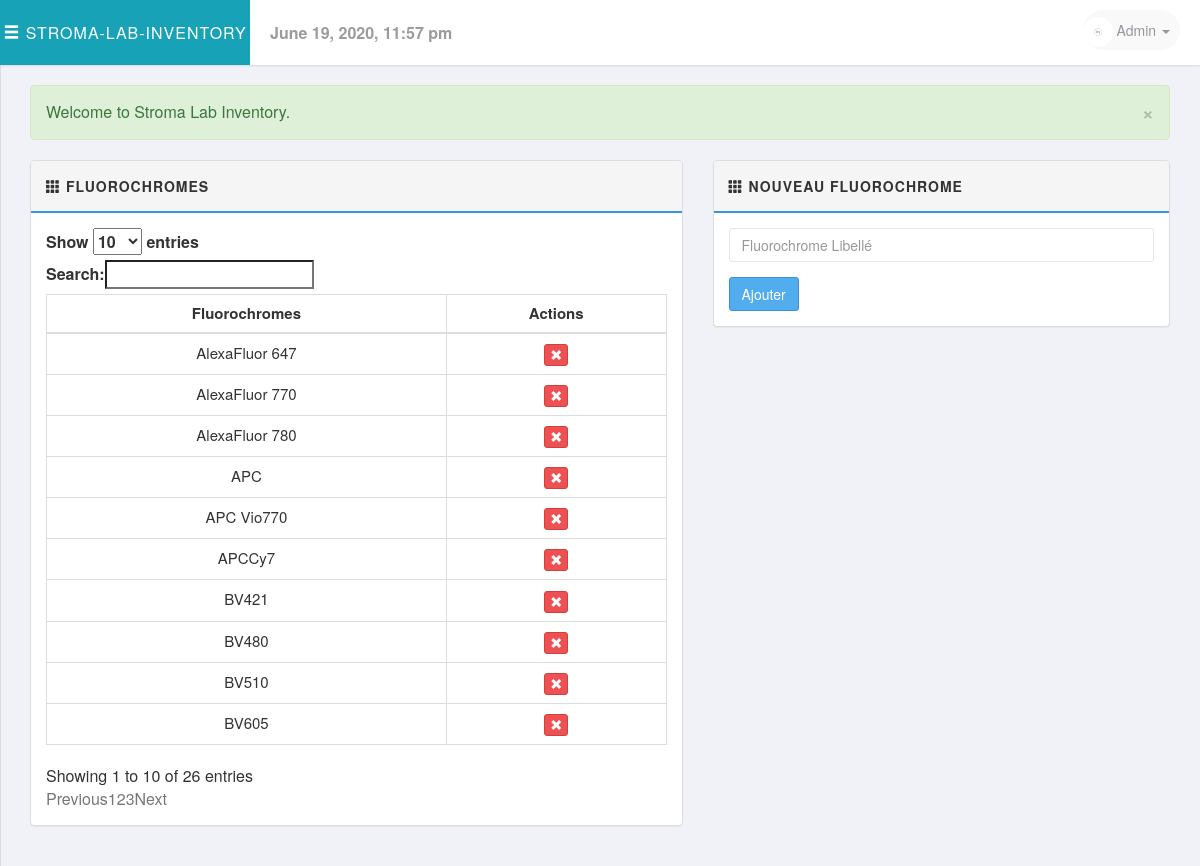
/php/fluorochromes.php (signed in), run on the app's committed database.
### tables this page shows
CREATE TABLE `fluorochromes`
(
    `IdentifiantFluo` int(11)      NOT NULL,
    `LibelleFluo`     varchar(255) NOT NULL
);

### includes/session.php (called while the page is built, shortened)
<?php
class Session
{
    public $msg;
    public function msg($type = '', $msg = '')
    {
        if (!empty($msg)) {
            if (strlen(trim($type)) == 1) {
                $type = str_replace(array('d', 'i', 'w', 's'), array('danger', 'info', 'warning', 'success'), $type);
            }
            $_SESSION['msg'][$type] = $msg;
        } else {
            return $this->msg;
        }
    }
    private function flash_msg()
    {
        if (isset($_SESSION['msg'])) {
            $this->msg = $_SESSION['msg'];
        } else {
            $this->msg;
        }
    }
}
$session = new Session();
$msg = $session->msg();
?>

### includes/sql.php (called while the page is built, shortened)
<?php
require_once('load.php');
function find_by_sql($sql)
{
    global $db;
    $result = $db->query($sql);
    $result_set = $db->while_loop($result);
    return $result_set;
}
function find_all_fluorochromes()
{
    $sql = "SELECT * FROM Fluorochromes";
    $result = find_by_sql($sql);
    return $result;
}
?>

### includes/database.php (called while the page is built, shortened)
<?php
class Mysqli_DB
{
    private $conn;
    public $query_id;
    public function db_connect()
    {
        $this->conn = mysqli_connect(DB_HOST, DB_USER, DB_PASS);
        if (!$this->conn) {
            die(" Database connection failed:" . mysqli_connect_error());
        } else {
            $select_db = $this->conn->select_db(DB_NAME);
        }
    }
    public function query($sql)
    {
        if (trim($sql != "")) {
            $this->query_id = $this->conn->query($sql);
        }
        return $this->query_id;
    }
    public function fetch_array($statement)
    {
        return mysqli_fetch_array($statement);
    }
    public function while_loop($loop)
    {
        $results = array();
        while ($result = $this->fetch_array($loop)) {
            $results[] = $result;
        }
        return $results;
    }
}
$db = new Mysqli_DB();
?>

### php/fluorochromes.php (the view, shortened to what this page needs)
<?php ob_start();
require_once('../includes/load.php');
$all_Fluorochromes = find_all_fluorochromes();
?>
<?php include_once('../layouts/header.php'); ?>
    <div class="row">
        <div class="col-md-12">
            <?php echo display_msg($msg); ?>
        </div>
    </div>
    <div class="row">
        <div class="col-md-7">
            <div class="panel panel-default">
                <div class="panel-heading">
                    <strong>
                        <span class="glyphicon glyphicon-th"></span>
                        <span>Fluorochromes</span>
                    </strong>
                </div>
                <div class="panel-body">
                    <table class="table table-bordered table-hover" id="JS-data-table-fluorochromes">
                        <thead>
                        <tr>
                            <th class="text-center">Fluorochromes</th>
                            <th class="text-center" >Actions</th>
                        </tr>
                        </thead>
                        <tbody>
                        <?php foreach ($all_Fluorochromes as $fluorochrome):?>
                            <tr>
                                <td class="text-center"><?php echo remove_junk(ucfirst($fluorochrome['LibelleFluo'])); ?></td>
                                <td class="text-center">
                                    <div class="btn-group">
                                        <a href="#" class="btn btn-xs btn-danger" title="Remove"
                                           data-href="delete_fluorochrome.php?IdentifiantFluo=
                                       <?php echo (int)$fluorochrome['IdentifiantFluo'];?>" data-toggle="modal"
                                           data-target="#confirm-delete"><i class="glyphicon glyphicon-remove"></i>
                                        </a>
                                    </div>
                                </td>
                            </tr>
                        <?php endforeach; ?>
                        </tbody>
                    </table>
                </div>
            </div>
        </div>
        <div class="col-md-5">
            <div class="panel panel-default">
                <div class="panel-heading">
                    <strong>
                        <span class="glyphicon glyphicon-th"></span>
                        <span>Nouveau Fluorochrome</span>
                    </strong>
                </div>
                <div class="panel-body">
                    <form method="post" action="#">
                        <div class="form-group">
                            <input type="text" class="form-control" name="fluorochrome_name" placeholder="Fluorochrome Libellé">
                        </div>
                        <button type="submit" name="add_fluorochrome" class="btn btn-primary">Ajouter</button>
                    </form>
                </div>
            </div>
        </div>
    </div>
<?php include_once('../layouts/footer.php'); ?>

### libs/css/style.css (style rules this page uses)
body { font-family: 'Helvetica Neue', Helvetica, Arial, sans-serif; font-size: 16px; font-weight: 400; overflow-x: hidden; overflow-y: auto; background: #f1f2f7; height: 100%; width: 100%; }
a { text-decoration: none; color: #777777; }
.form-control { color: #646464; border: 1px solid #e6e6e6; border-radius: 3px; box-shadow: none; transition: all .15s ease-out; }
.btn { border-radius: 3px; transition: all 300ms ease-in-out; }
.btn-primary { color: #fff; background-color: #51aded; border-color: #3d8fd8 }
.btn-danger { background-color: #ed5153 }
table { font-size: 15px; }
.panel-default > .panel-heading { background-color: #f5f5f5; border-bottom: 2px solid #3498DB; font-size: 14px; text-transform: uppercase; letter-spacing: 1px; padding: 15px; }

### data on the page
fluorochromes: LibelleFluo "APC"
fluorochromes: LibelleFluo "APC Vio770"
fluorochromes: LibelleFluo "AlexaFluor 647"
fluorochromes: LibelleFluo "AlexaFluor 780"
fluorochromes: LibelleFluo "AlexaFluor 770"
fluorochromes: LibelleFluo "APCCy7"
fluorochromes: LibelleFluo "BV421"
fluorochromes: LibelleFluo "BV510"
fluorochromes: LibelleFluo "BV605"
fluorochromes: LibelleFluo "BV480"

### other printed values
display_msg($msg) "Welcome to Stroma Lab Inventory."
